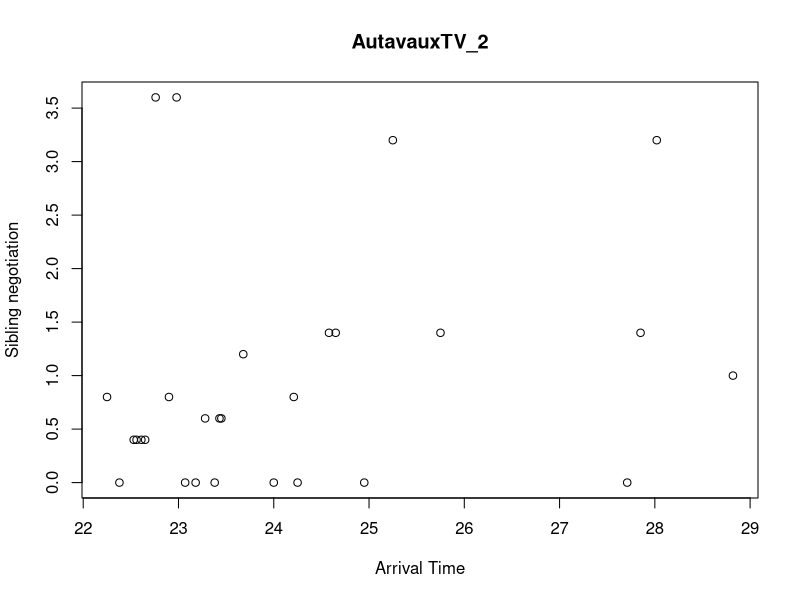
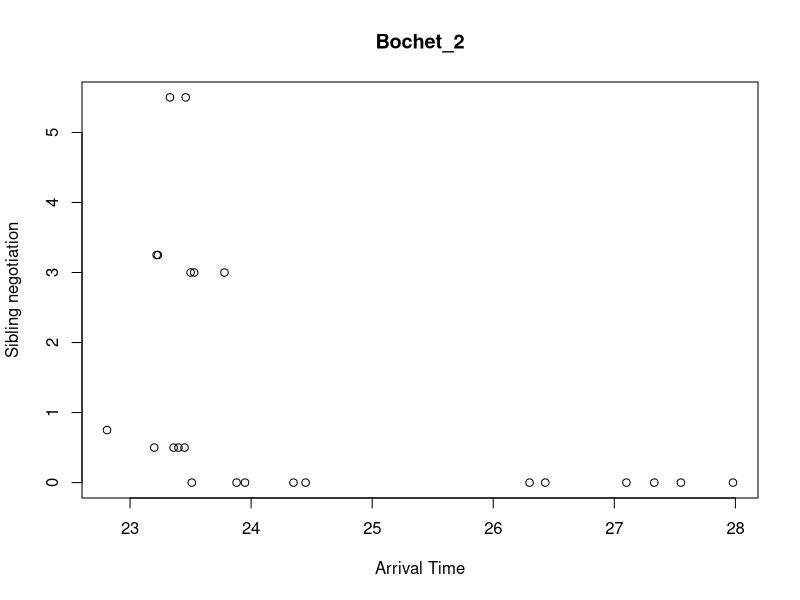
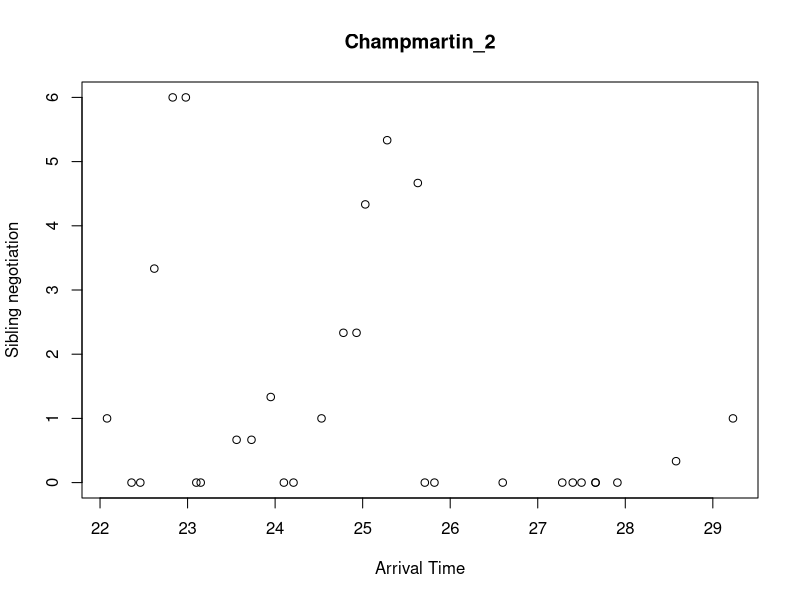
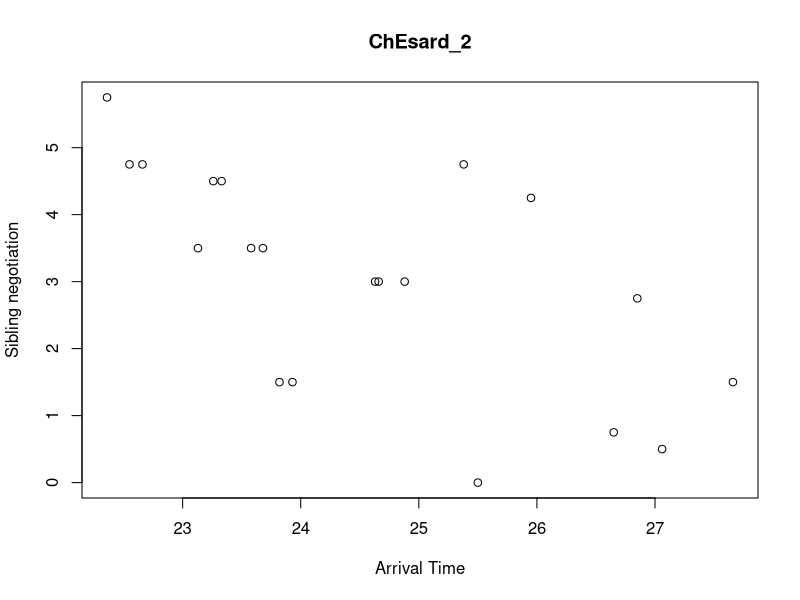
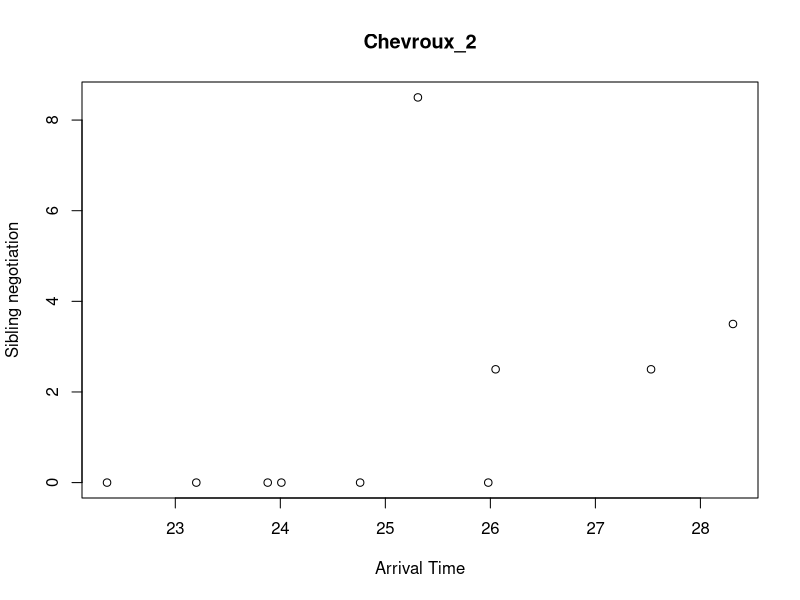
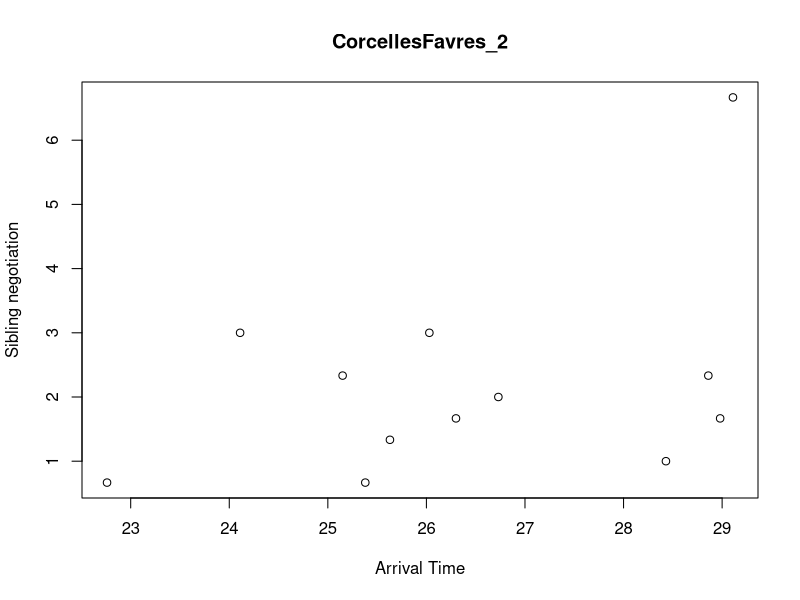
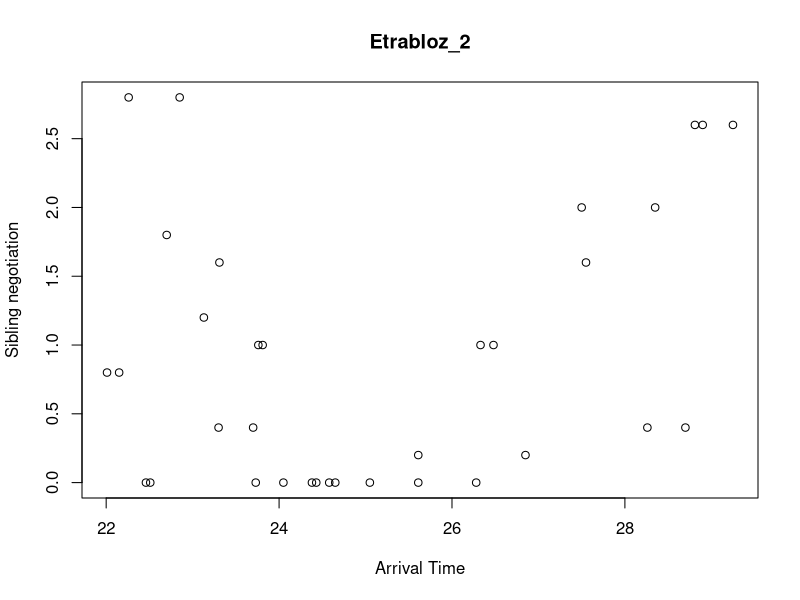
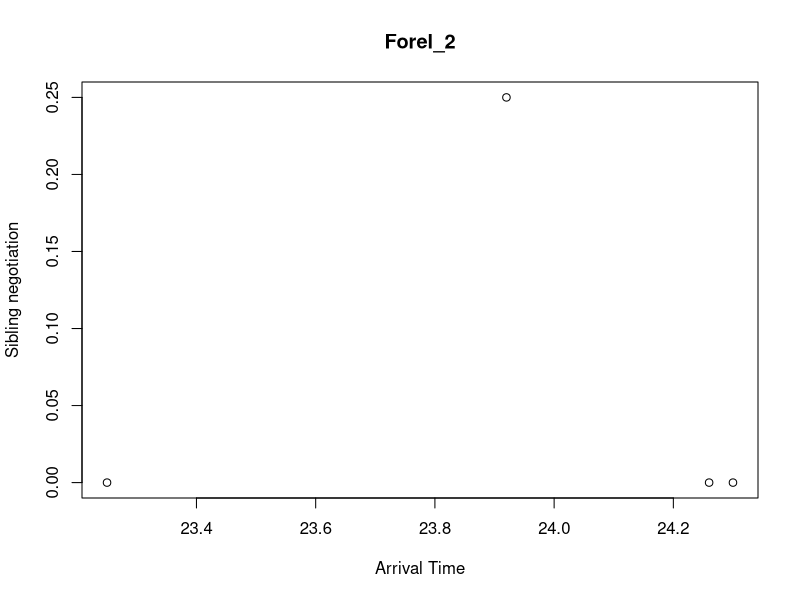

Source code (R) for these figures, in order:
setwd("C:/Users/PC/Desktop/New folder1")

Owls <- read.table('Owls.txt', header = TRUE,dec = ".")
names(Owls)
str(Owls)

ifelse(Owls$FoodTreatment == 'Satiated', 
                        Owls$NestNight <- paste(Owls$Nest,'1',sep = '_'),
                        Owls$NestNight <- paste(Owls$Nest,'2',sep = '_'))


head(Owls)

AllNestsNights <- unique(Owls$NestNight)
N <- length(AllNestsNights)
for (i in 1:N){
  NestNight.i <- as.character(AllNestsNights[i])
  print(NestNight.i)
  Owlsi <- Owls[Owls$NestNight==NestNight.i,]
  FileName <- paste(NestNight.i,'.jpg', sep='')
  jpeg(file = FileName)
  plot(x = Owlsi$ArrivalTime, y= Owlsi$NegPerChick,
       xlab = 'Arrival Time',
       ylab = 'Sibling negotiation',
       main = NestNight.i)
  dev.off()
}